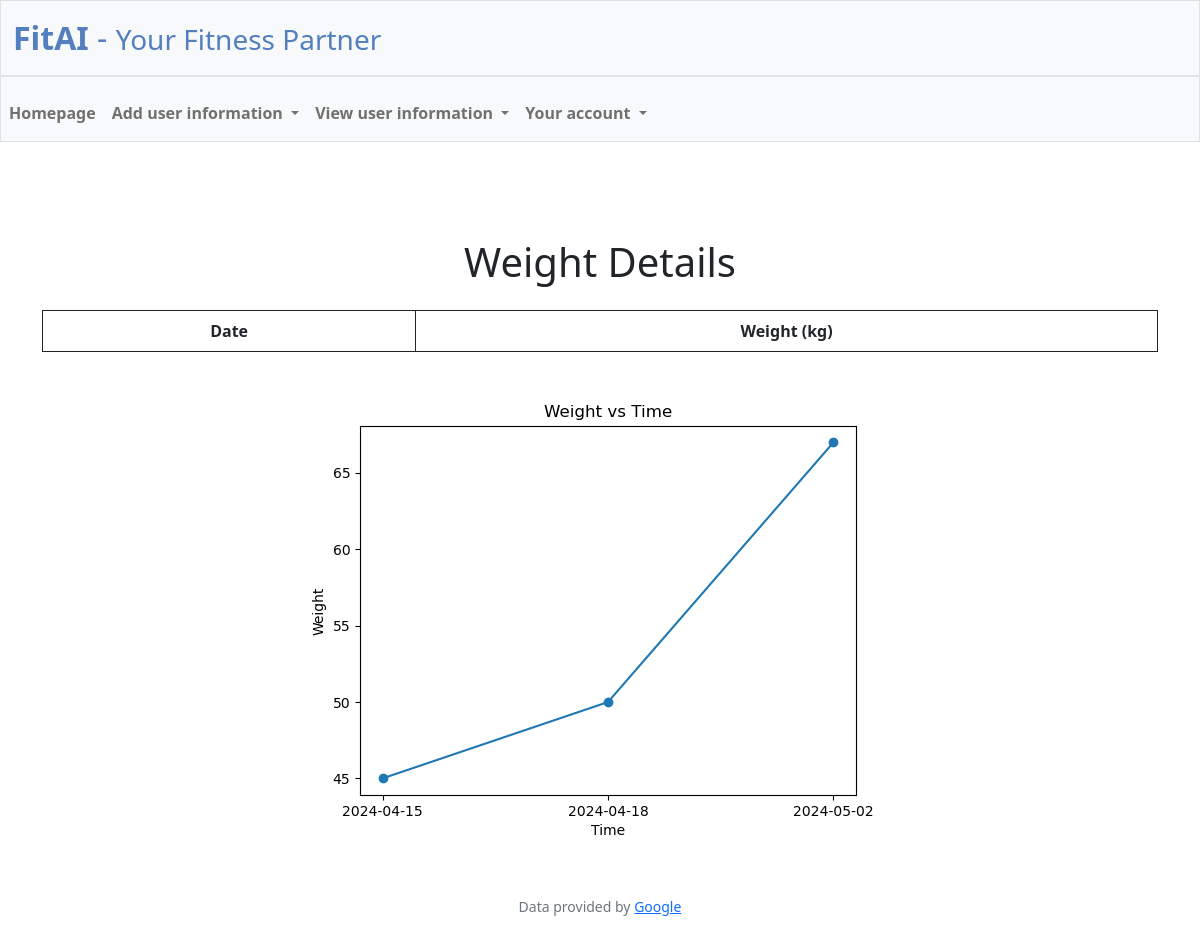
The page /view_weights (signed in) on the database as committed earlier.
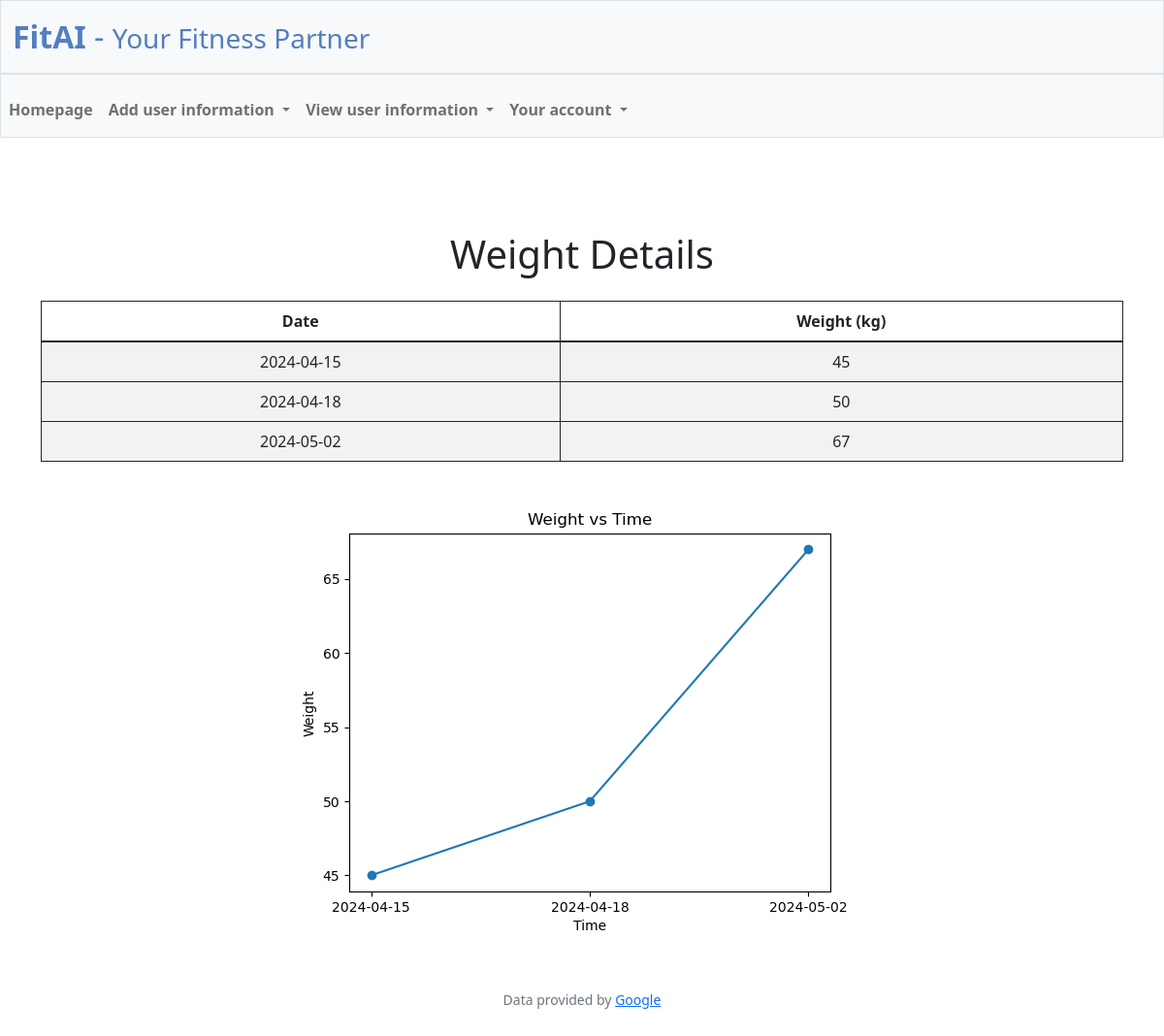
The same page on the database as committed later.
### tables this page shows
CREATE TABLE weight_details (
    id INTEGER PRIMARY KEY AUTOINCREMENT,
    user_id INTEGER,
    weight DECIMAL(12,2),
    date_log TEXT,
    FOREIGN KEY (user_id) REFERENCES user(id)
);

### app.py (the view)
@app.route("/view_weights")
@login_required
def view_weights():
    weight_details = db.execute("SELECT * FROM weight_details WHERE user_id = ? ORDER BY date_log ASC", session["user_id"])
    x1 = list(db.execute("SELECT date_log FROM weight_details WHERE user_id = ? ORDER BY date_log ASC", session["user_id"]))
    y1 = list(db.execute("SELECT weight FROM weight_details WHERE user_id = ? ORDER BY date_log ASC", session["user_id"]))
    x1 = [date['date_log'] for date in x1]
    y1 = [cal['weight'] for cal in y1]
    print (x1)
    print (y1)
    plt.figure()
    plt.plot(x1, y1, marker='o', linestyle='-')  # 'o' marker for data points, '-' linestyle for lines
    plt.xlabel('Time')
    plt.ylabel('Weight')
    plt.title('Weight vs Time')
    current_directory = os.getcwd()
    plot_file_path = os.path.join(current_directory,"static",'plot_weight.png')
    file_path = plot_file_path  # Specify the path to your file
    if os.path.exists(file_path):
        os.remove(file_path)
        print(f"The file '{file_path}' has been deleted.")
    else:
        print(f"The file '{file_path}' does not exist.")
    plt.savefig(plot_file_path)
    return render_template("view_weights.html", weight_details=weight_details,plot_file_path=plot_file_path)

### app.py (called while the page is built)
@app.after_request
def after_request(response):
    response.headers["Cache-Control"] = "no-cache, no-store, must-revalidate"
    response.headers["Expires"] = 0
    response.headers["Pragma"] = "no-cache"
    return response

### helpers.py (called while the page is built)
def login_required(f):
    @wraps(f)
    def decorated_function(*args, **kwargs):
        if session.get("user_id") is None:
            return redirect("/login")
        return f(*args, **kwargs)
    return decorated_function

### templates/view_weights.html (shortened to what this page needs)
{% extends "layout.html" %}
{% block main %}
<div class="container mt-5">
    <h1 class="text-center mb-4">Weight Details</h1>
    <table class="table table-striped">
        <thead>
            <tr>
                <th>Date</th>
                <th>Weight (kg)</th>
            </tr>
        </thead>
        <tbody>
            {% for detail in weight_details %}
            <tr>
                <td>{{ detail.date_log }}</td>
                <td>{{ detail.weight }}</td>
            </tr>
            {% endfor %}
        </tbody>
    </table>
    <img src="{{ url_for('static', filename='plot_weight.png') }}" alt="Plot">
</div>
{% endblock %}

Rows that differ between the two databases and show on the page:
added weight_details: date_log "2024-04-15", weight "45"
added weight_details: date_log "2024-04-18", weight "50"
added weight_details: date_log "2024-05-02", weight "67"
